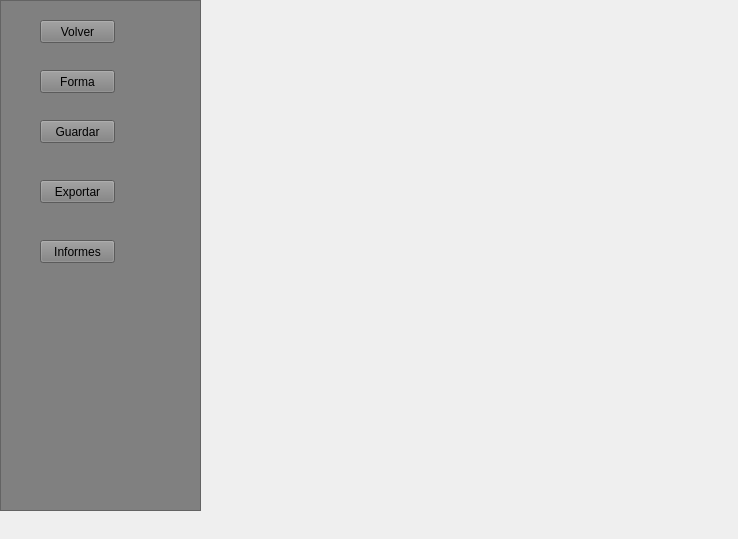
<?xml version="1.0" encoding="UTF-8"?>
<ui version="4.0">
 <class>ORGANIFILL</class>
 <widget class="QWidget" name="ORGANIFILL">
  <property name="geometry">
   <rect>
    <x>0</x>
    <y>0</y>
    <width>738</width>
    <height>539</height>
   </rect>
  </property>
  <property name="minimumSize">
   <size>
    <width>200</width>
    <height>400</height>
   </size>
  </property>
  <property name="windowTitle">
   <string>Form</string>
  </property>
  <widget class="QFrame" name="barra_menu">
   <property name="geometry">
    <rect>
     <x>0</x>
     <y>0</y>
     <width>201</width>
     <height>511</height>
    </rect>
   </property>
   <property name="baseSize">
    <size>
     <width>0</width>
     <height>700</height>
    </size>
   </property>
   <property name="styleSheet">
    <string notr="true">background:grey</string>
   </property>
   <property name="frameShape">
    <enum>QFrame::StyledPanel</enum>
   </property>
   <property name="frameShadow">
    <enum>QFrame::Raised</enum>
   </property>
   <widget class="QPushButton" name="btn_nueva_forma">
    <property name="geometry">
     <rect>
      <x>40</x>
      <y>70</y>
      <width>75</width>
      <height>23</height>
     </rect>
    </property>
    <property name="text">
     <string>Forma</string>
    </property>
   </widget>
   <widget class="QPushButton" name="btn_guardar">
    <property name="geometry">
     <rect>
      <x>40</x>
      <y>120</y>
      <width>75</width>
      <height>23</height>
     </rect>
    </property>
    <property name="text">
     <string>Guardar</string>
    </property>
   </widget>
   <widget class="QPushButton" name="btn_exportar">
    <property name="geometry">
     <rect>
      <x>40</x>
      <y>180</y>
      <width>75</width>
      <height>23</height>
     </rect>
    </property>
    <property name="text">
     <string>Exportar</string>
    </property>
   </widget>
   <widget class="QPushButton" name="btn_volver">
    <property name="geometry">
     <rect>
      <x>40</x>
      <y>20</y>
      <width>75</width>
      <height>23</height>
     </rect>
    </property>
    <property name="text">
     <string>Volver</string>
    </property>
   </widget>
   <widget class="QPushButton" name="btn_informes">
    <property name="geometry">
     <rect>
      <x>40</x>
      <y>240</y>
      <width>75</width>
      <height>23</height>
     </rect>
    </property>
    <property name="text">
     <string>Informes</string>
    </property>
   </widget>
  </widget>
 </widget>
 <resources/>
 <connections/>
</ui>
